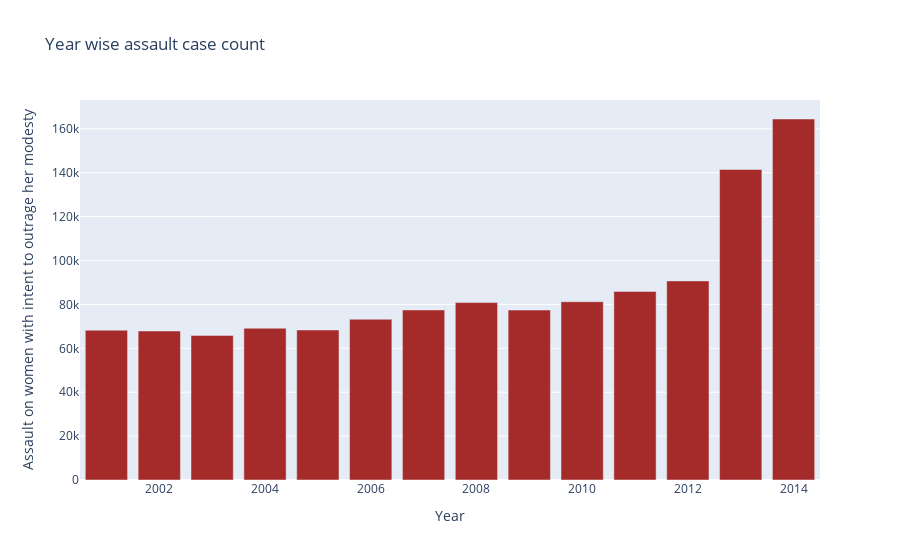

Notebook cell for this chart:
### Markdown cell above
**NOTE 7:** We can see a consistent no of cases reported as Dowry deaths without a large margin of difference

### Code cell
fig = px.bar(all_cases, x=all_cases.index, y='Assault on women with intent to outrage her modesty', title='Year wise assault case count', color_discrete_sequence=['brown'])

fig.show()

### Figure 1 — Plotly figure (JSON) as saved in the notebook; plotly's stock layout.template omitted (floating-point values rounded to 4 significant figures)
{"data": [{"alignmentgroup": "True", "hovertemplate": "Year=%{x}<br>Assault on women with intent to outrage her modesty=%{y}<extra></extra>", "legendgroup": "", "marker": {"color": "brown", "pattern": {"shape": ""}}, "name": "", "offsetgroup": "", "orientation": "v", "showlegend": false, "textposition": "auto", "type": "bar", "x": [2001, 2002, 2003, 2004, 2005, 2006, 2007, 2008, 2009, 2010, 2011, 2012, 2013, 2014], "xaxis": "x", "y": [68248, 67886, 65878, 69134, 68350, 73234, 77468, 80826, 77422, 81226, 85936, 90702, 141478, 164470], "yaxis": "y"}], "layout": {"barmode": "relative", "legend": {"tracegroupgap": 0}, "title": {"text": "Year wise assault case count"}, "xaxis": {"anchor": "y", "domain": [0, 1], "title": {"text": "Year"}}, "yaxis": {"anchor": "x", "domain": [0, 1], "title": {"text": "Assault on women with intent to outrage her modesty"}}}}
